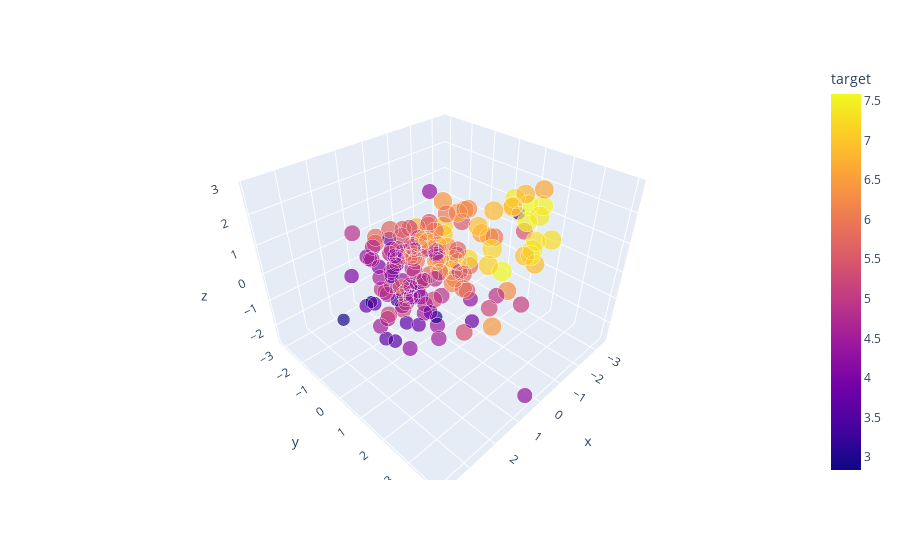

Source (notebook cell):
### Code cell
transformed_df = pd.DataFrame(transformed_train_X, columns=['x','y','z'])
transformed_df['target'] = train_y.values
px.scatter_3d(transformed_df, x='x', y='y', z='z',
              color='target', size='target')

### Figure 1 — Plotly figure (JSON) as saved in the notebook; plotly's stock layout.template omitted (floating-point values rounded to 4 significant figures; data arrays with more than 128 entries replaced by an {"elided": "..."} marker saying what was removed)
{"data": [{"hovertemplate": "x=%{x}<br>y=%{y}<br>z=%{z}<br>target=%{marker.color}<extra></extra>", "legendgroup": "", "marker": {"color": {"elided": "158 float values"}, "coloraxis": "coloraxis", "size": {"elided": "158 float values"}, "sizemode": "area", "sizeref": 0.01897, "symbol": "circle"}, "mode": "markers", "name": "", "scene": "scene", "showlegend": false, "type": "scatter3d", "x": {"elided": "158 float values"}, "y": {"elided": "158 float values"}, "z": {"elided": "158 float values"}}], "layout": {"coloraxis": {"colorbar": {"title": {"text": "target"}}, "colorscale": [[0, "#0d0887"], [0.1111, "#46039f"], [0.2222, "#7201a8"], [0.3333, "#9c179e"], [0.4444, "#bd3786"], [0.5556, "#d8576b"], [0.6667, "#ed7953"], [0.7778, "#fb9f3a"], [0.8889, "#fdca26"], [1, "#f0f921"]]}, "legend": {"itemsizing": "constant", "tracegroupgap": 0}, "margin": {"t": 60}, "scene": {"domain": {"x": [0, 1], "y": [0, 1]}, "xaxis": {"title": {"text": "x"}}, "yaxis": {"title": {"text": "y"}}, "zaxis": {"title": {"text": "z"}}}}}
